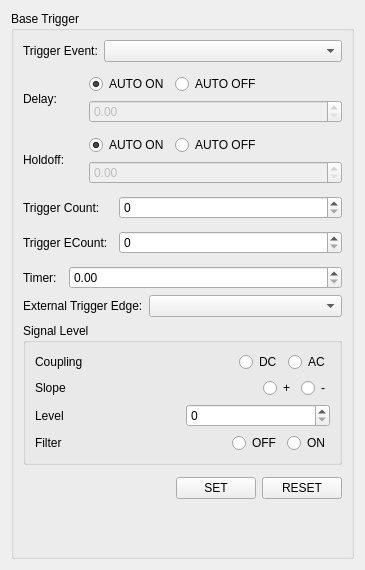
<?xml version="1.0" encoding="UTF-8"?>
<ui version="4.0">
 <class>Form</class>
 <widget class="QWidget" name="Form">
  <property name="geometry">
   <rect>
    <x>0</x>
    <y>0</y>
    <width>365</width>
    <height>570</height>
   </rect>
  </property>
  <property name="sizePolicy">
   <sizepolicy hsizetype="Preferred" vsizetype="Minimum">
    <horstretch>0</horstretch>
    <verstretch>0</verstretch>
   </sizepolicy>
  </property>
  <property name="minimumSize">
   <size>
    <width>0</width>
    <height>0</height>
   </size>
  </property>
  <property name="maximumSize">
   <size>
    <width>365</width>
    <height>600</height>
   </size>
  </property>
  <property name="windowTitle">
   <string>Form</string>
  </property>
  <layout class="QGridLayout" name="gridLayout">
   <item row="0" column="0">
    <widget class="QGroupBox" name="groupBox">
     <property name="title">
      <string>Base Trigger</string>
     </property>
     <layout class="QVBoxLayout" name="verticalLayout">
      <item>
       <layout class="QHBoxLayout" name="horizontalLayout">
        <property name="sizeConstraint">
         <enum>QLayout::SetDefaultConstraint</enum>
        </property>
        <item>
         <widget class="QLabel" name="label">
          <property name="text">
           <string>Trigger Event:</string>
          </property>
         </widget>
        </item>
        <item>
         <widget class="QComboBox" name="tevent_combobox">
          <property name="sizePolicy">
           <sizepolicy hsizetype="MinimumExpanding" vsizetype="Fixed">
            <horstretch>0</horstretch>
            <verstretch>0</verstretch>
           </sizepolicy>
          </property>
          <property name="insertPolicy">
           <enum>QComboBox::NoInsert</enum>
          </property>
          <property name="sizeAdjustPolicy">
           <enum>QComboBox::AdjustToContents</enum>
          </property>
         </widget>
        </item>
       </layout>
      </item>
      <item>
       <spacer name="verticalSpacer_3">
        <property name="orientation">
         <enum>Qt::Vertical</enum>
        </property>
        <property name="sizeType">
         <enum>QSizePolicy::Fixed</enum>
        </property>
        <property name="sizeHint" stdset="0">
         <size>
          <width>20</width>
          <height>6</height>
         </size>
        </property>
       </spacer>
      </item>
      <item>
       <layout class="QHBoxLayout" name="horizontalLayout_2">
        <item>
         <widget class="QLabel" name="label_2">
          <property name="sizePolicy">
           <sizepolicy hsizetype="MinimumExpanding" vsizetype="Preferred">
            <horstretch>0</horstretch>
            <verstretch>0</verstretch>
           </sizepolicy>
          </property>
          <property name="maximumSize">
           <size>
            <width>60</width>
            <height>16777215</height>
           </size>
          </property>
          <property name="text">
           <string>Delay:</string>
          </property>
         </widget>
        </item>
        <item>
         <layout class="QVBoxLayout" name="verticalLayout_2">
          <item>
           <layout class="QHBoxLayout" name="horizontalLayout_3">
            <item>
             <widget class="QRadioButton" name="delautoon_radio">
              <property name="text">
               <string>AUTO ON</string>
              </property>
              <property name="checked">
               <bool>true</bool>
              </property>
              <attribute name="buttonGroup">
               <string notr="true">buttonGroup</string>
              </attribute>
             </widget>
            </item>
            <item>
             <widget class="QRadioButton" name="delautooff_radio">
              <property name="text">
               <string>AUTO OFF</string>
              </property>
              <attribute name="buttonGroup">
               <string notr="true">buttonGroup</string>
              </attribute>
             </widget>
            </item>
            <item>
             <spacer name="horizontalSpacer">
              <property name="orientation">
               <enum>Qt::Horizontal</enum>
              </property>
              <property name="sizeHint" stdset="0">
               <size>
                <width>40</width>
                <height>20</height>
               </size>
              </property>
             </spacer>
            </item>
           </layout>
          </item>
          <item>
           <widget class="SciDoubleSpinBox" name="del_doublespinbox">
            <property name="enabled">
             <bool>false</bool>
            </property>
           </widget>
          </item>
         </layout>
        </item>
       </layout>
      </item>
      <item>
       <spacer name="verticalSpacer_2">
        <property name="orientation">
         <enum>Qt::Vertical</enum>
        </property>
        <property name="sizeType">
         <enum>QSizePolicy::Fixed</enum>
        </property>
        <property name="sizeHint" stdset="0">
         <size>
          <width>20</width>
          <height>6</height>
         </size>
        </property>
       </spacer>
      </item>
      <item>
       <layout class="QHBoxLayout" name="horizontalLayout_4">
        <item>
         <widget class="QLabel" name="label_4">
          <property name="sizePolicy">
           <sizepolicy hsizetype="MinimumExpanding" vsizetype="Preferred">
            <horstretch>0</horstretch>
            <verstretch>0</verstretch>
           </sizepolicy>
          </property>
          <property name="minimumSize">
           <size>
            <width>55</width>
            <height>0</height>
           </size>
          </property>
          <property name="maximumSize">
           <size>
            <width>60</width>
            <height>16777215</height>
           </size>
          </property>
          <property name="text">
           <string>Holdoff:</string>
          </property>
         </widget>
        </item>
        <item>
         <layout class="QVBoxLayout" name="verticalLayout_3">
          <item>
           <layout class="QHBoxLayout" name="horizontalLayout_5">
            <item>
             <widget class="QRadioButton" name="holdautoon_radio">
              <property name="text">
               <string>AUTO ON</string>
              </property>
              <property name="checked">
               <bool>true</bool>
              </property>
              <attribute name="buttonGroup">
               <string notr="true">buttonGroup_2</string>
              </attribute>
             </widget>
            </item>
            <item>
             <widget class="QRadioButton" name="holdautooff_radio">
              <property name="text">
               <string>AUTO OFF</string>
              </property>
              <attribute name="buttonGroup">
               <string notr="true">buttonGroup_2</string>
              </attribute>
             </widget>
            </item>
            <item>
             <spacer name="horizontalSpacer_2">
              <property name="orientation">
               <enum>Qt::Horizontal</enum>
              </property>
              <property name="sizeHint" stdset="0">
               <size>
                <width>40</width>
                <height>20</height>
               </size>
              </property>
             </spacer>
            </item>
           </layout>
          </item>
          <item>
           <widget class="SciDoubleSpinBox" name="hold_doublespinbox">
            <property name="enabled">
             <bool>false</bool>
            </property>
            <property name="contextMenuPolicy">
             <enum>Qt::NoContextMenu</enum>
            </property>
           </widget>
          </item>
         </layout>
        </item>
       </layout>
      </item>
      <item>
       <spacer name="verticalSpacer_4">
        <property name="orientation">
         <enum>Qt::Vertical</enum>
        </property>
        <property name="sizeType">
         <enum>QSizePolicy::Fixed</enum>
        </property>
        <property name="sizeHint" stdset="0">
         <size>
          <width>20</width>
          <height>6</height>
         </size>
        </property>
       </spacer>
      </item>
      <item>
       <layout class="QHBoxLayout" name="horizontalLayout_6">
        <item>
         <widget class="QLabel" name="label_3">
          <property name="sizePolicy">
           <sizepolicy hsizetype="MinimumExpanding" vsizetype="Preferred">
            <horstretch>0</horstretch>
            <verstretch>0</verstretch>
           </sizepolicy>
          </property>
          <property name="maximumSize">
           <size>
            <width>90</width>
            <height>16777215</height>
           </size>
          </property>
          <property name="text">
           <string>Trigger Count:</string>
          </property>
         </widget>
        </item>
        <item>
         <widget class="QSpinBox" name="tcount_spinbox"/>
        </item>
       </layout>
      </item>
      <item>
       <spacer name="verticalSpacer_5">
        <property name="orientation">
         <enum>Qt::Vertical</enum>
        </property>
        <property name="sizeType">
         <enum>QSizePolicy::Fixed</enum>
        </property>
        <property name="sizeHint" stdset="0">
         <size>
          <width>20</width>
          <height>6</height>
         </size>
        </property>
       </spacer>
      </item>
      <item>
       <layout class="QHBoxLayout" name="horizontalLayout_7">
        <item>
         <widget class="QLabel" name="label_5">
          <property name="sizePolicy">
           <sizepolicy hsizetype="MinimumExpanding" vsizetype="Preferred">
            <horstretch>0</horstretch>
            <verstretch>0</verstretch>
           </sizepolicy>
          </property>
          <property name="maximumSize">
           <size>
            <width>90</width>
            <height>16777215</height>
           </size>
          </property>
          <property name="text">
           <string>Trigger ECount:</string>
          </property>
         </widget>
        </item>
        <item>
         <widget class="QSpinBox" name="tecount_spinbox"/>
        </item>
       </layout>
      </item>
      <item>
       <spacer name="verticalSpacer_6">
        <property name="orientation">
         <enum>Qt::Vertical</enum>
        </property>
        <property name="sizeType">
         <enum>QSizePolicy::Fixed</enum>
        </property>
        <property name="sizeHint" stdset="0">
         <size>
          <width>20</width>
          <height>6</height>
         </size>
        </property>
       </spacer>
      </item>
      <item>
       <layout class="QHBoxLayout" name="timer_row">
        <item>
         <widget class="QLabel" name="label_6">
          <property name="sizePolicy">
           <sizepolicy hsizetype="MinimumExpanding" vsizetype="Preferred">
            <horstretch>0</horstretch>
            <verstretch>0</verstretch>
           </sizepolicy>
          </property>
          <property name="maximumSize">
           <size>
            <width>40</width>
            <height>16777215</height>
           </size>
          </property>
          <property name="text">
           <string>Timer:</string>
          </property>
         </widget>
        </item>
        <item>
         <widget class="SciDoubleSpinBox" name="tim_doublespinbox"/>
        </item>
       </layout>
      </item>
      <item>
       <layout class="QHBoxLayout" name="external_row">
        <item>
         <widget class="QLabel" name="label_8">
          <property name="sizePolicy">
           <sizepolicy hsizetype="MinimumExpanding" vsizetype="Preferred">
            <horstretch>0</horstretch>
            <verstretch>0</verstretch>
           </sizepolicy>
          </property>
          <property name="maximumSize">
           <size>
            <width>120</width>
            <height>16777215</height>
           </size>
          </property>
          <property name="text">
           <string>External Trigger Edge:</string>
          </property>
         </widget>
        </item>
        <item>
         <widget class="QComboBox" name="ext_combobox"/>
        </item>
       </layout>
      </item>
      <item>
       <widget class="QGroupBox" name="signal_groupbox">
        <property name="title">
         <string>Signal Level</string>
        </property>
        <layout class="QVBoxLayout" name="verticalLayout_4">
         <item>
          <layout class="QHBoxLayout" name="horizontalLayout_9">
           <item>
            <widget class="QLabel" name="label_7">
             <property name="sizePolicy">
              <sizepolicy hsizetype="Expanding" vsizetype="Preferred">
               <horstretch>0</horstretch>
               <verstretch>0</verstretch>
              </sizepolicy>
             </property>
             <property name="text">
              <string>Coupling</string>
             </property>
            </widget>
           </item>
           <item>
            <widget class="QRadioButton" name="tdccoup_radiobutton">
             <property name="text">
              <string>DC</string>
             </property>
             <attribute name="buttonGroup">
              <string notr="true">buttonGroup_3</string>
             </attribute>
            </widget>
           </item>
           <item>
            <widget class="QRadioButton" name="taccoup_radiobutton">
             <property name="text">
              <string>AC</string>
             </property>
             <attribute name="buttonGroup">
              <string notr="true">buttonGroup_3</string>
             </attribute>
            </widget>
           </item>
          </layout>
         </item>
         <item>
          <layout class="QHBoxLayout" name="horizontalLayout_10">
           <item>
            <widget class="QLabel" name="label_9">
             <property name="sizePolicy">
              <sizepolicy hsizetype="Expanding" vsizetype="Preferred">
               <horstretch>0</horstretch>
               <verstretch>0</verstretch>
              </sizepolicy>
             </property>
             <property name="text">
              <string>Slope</string>
             </property>
            </widget>
           </item>
           <item>
            <widget class="QRadioButton" name="tpos_radiobutton">
             <property name="text">
              <string>+</string>
             </property>
             <attribute name="buttonGroup">
              <string notr="true">buttonGroup_4</string>
             </attribute>
            </widget>
           </item>
           <item>
            <widget class="QRadioButton" name="tneg_radiobutton">
             <property name="text">
              <string>-</string>
             </property>
             <attribute name="buttonGroup">
              <string notr="true">buttonGroup_4</string>
             </attribute>
            </widget>
           </item>
          </layout>
         </item>
         <item>
          <layout class="QHBoxLayout" name="horizontalLayout_12">
           <item>
            <widget class="QLabel" name="label_10">
             <property name="text">
              <string>Level</string>
             </property>
            </widget>
           </item>
           <item>
            <widget class="QSpinBox" name="tlevel_spinbox"/>
           </item>
          </layout>
         </item>
         <item>
          <layout class="QHBoxLayout" name="horizontalLayout_11">
           <item>
            <widget class="QLabel" name="label_11">
             <property name="sizePolicy">
              <sizepolicy hsizetype="Expanding" vsizetype="Preferred">
               <horstretch>0</horstretch>
               <verstretch>0</verstretch>
              </sizepolicy>
             </property>
             <property name="text">
              <string>Filter</string>
             </property>
            </widget>
           </item>
           <item>
            <widget class="QRadioButton" name="tfiltoff_radiobutton">
             <property name="text">
              <string>OFF</string>
             </property>
             <attribute name="buttonGroup">
              <string notr="true">buttonGroup_5</string>
             </attribute>
            </widget>
           </item>
           <item>
            <widget class="QRadioButton" name="tfilton_radiobutton">
             <property name="text">
              <string>ON</string>
             </property>
             <attribute name="buttonGroup">
              <string notr="true">buttonGroup_5</string>
             </attribute>
            </widget>
           </item>
          </layout>
         </item>
        </layout>
       </widget>
      </item>
      <item>
       <spacer name="verticalSpacer_7">
        <property name="orientation">
         <enum>Qt::Vertical</enum>
        </property>
        <property name="sizeType">
         <enum>QSizePolicy::Fixed</enum>
        </property>
        <property name="sizeHint" stdset="0">
         <size>
          <width>20</width>
          <height>6</height>
         </size>
        </property>
       </spacer>
      </item>
      <item>
       <layout class="QHBoxLayout" name="horizontalLayout_8">
        <item>
         <spacer name="horizontalSpacer_3">
          <property name="orientation">
           <enum>Qt::Horizontal</enum>
          </property>
          <property name="sizeHint" stdset="0">
           <size>
            <width>40</width>
            <height>20</height>
           </size>
          </property>
         </spacer>
        </item>
        <item>
         <widget class="QPushButton" name="tset_pushbutton">
          <property name="text">
           <string>SET</string>
          </property>
         </widget>
        </item>
        <item>
         <widget class="QPushButton" name="treset_pushbutton">
          <property name="text">
           <string>RESET</string>
          </property>
         </widget>
        </item>
       </layout>
      </item>
      <item>
       <spacer name="verticalSpacer">
        <property name="orientation">
         <enum>Qt::Vertical</enum>
        </property>
        <property name="sizeHint" stdset="0">
         <size>
          <width>20</width>
          <height>0</height>
         </size>
        </property>
       </spacer>
      </item>
     </layout>
    </widget>
   </item>
  </layout>
 </widget>
 <customwidgets>
  <customwidget>
   <class>SciDoubleSpinBox</class>
   <extends>QDoubleSpinBox</extends>
   <header>Fluke8588A.views.sci_spinbox</header>
  </customwidget>
 </customwidgets>
 <resources/>
 <connections/>
 <buttongroups>
  <buttongroup name="buttonGroup_4"/>
  <buttongroup name="buttonGroup_2"/>
  <buttongroup name="buttonGroup"/>
  <buttongroup name="buttonGroup_3"/>
  <buttongroup name="buttonGroup_5"/>
 </buttongroups>
</ui>
